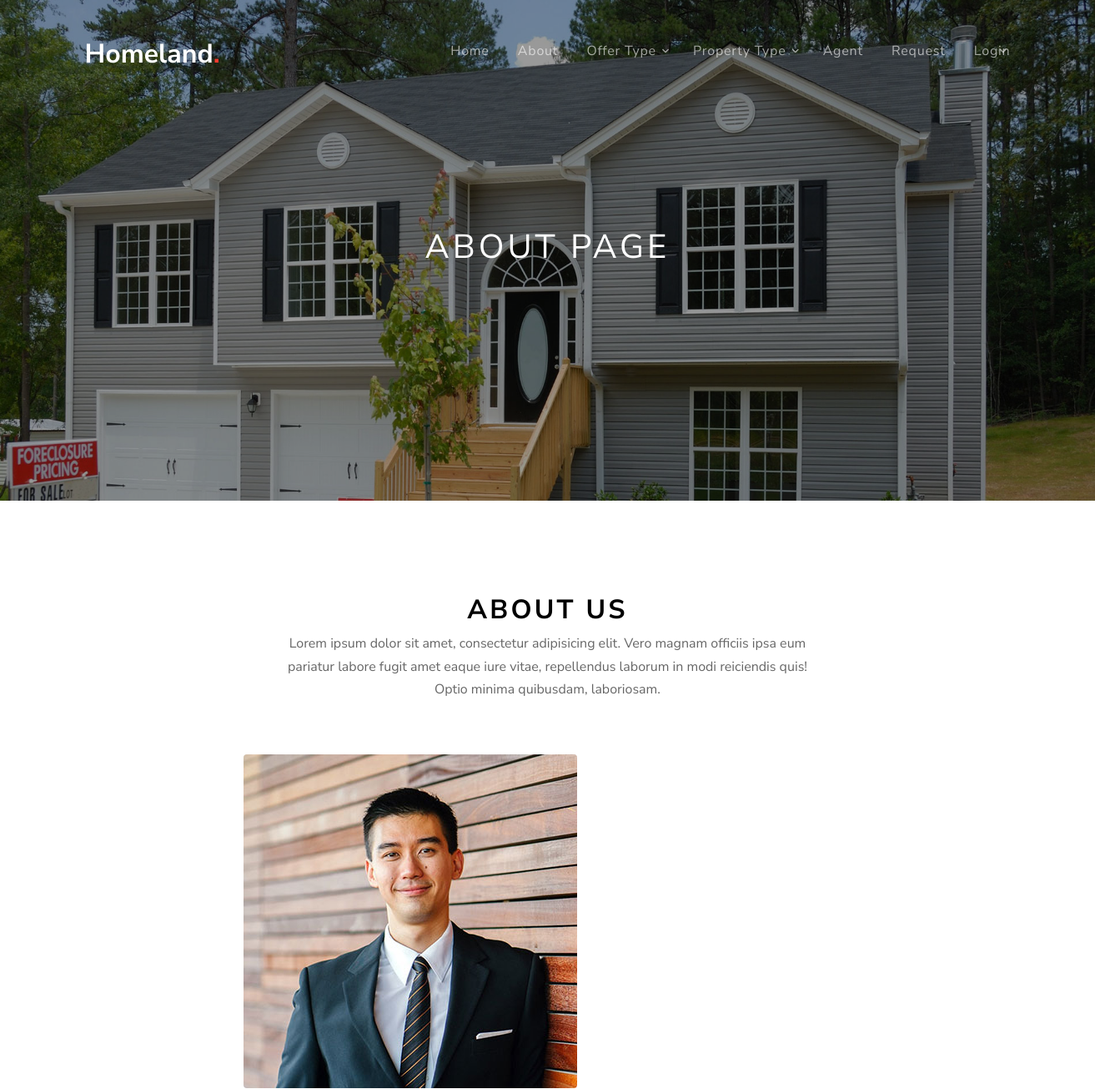
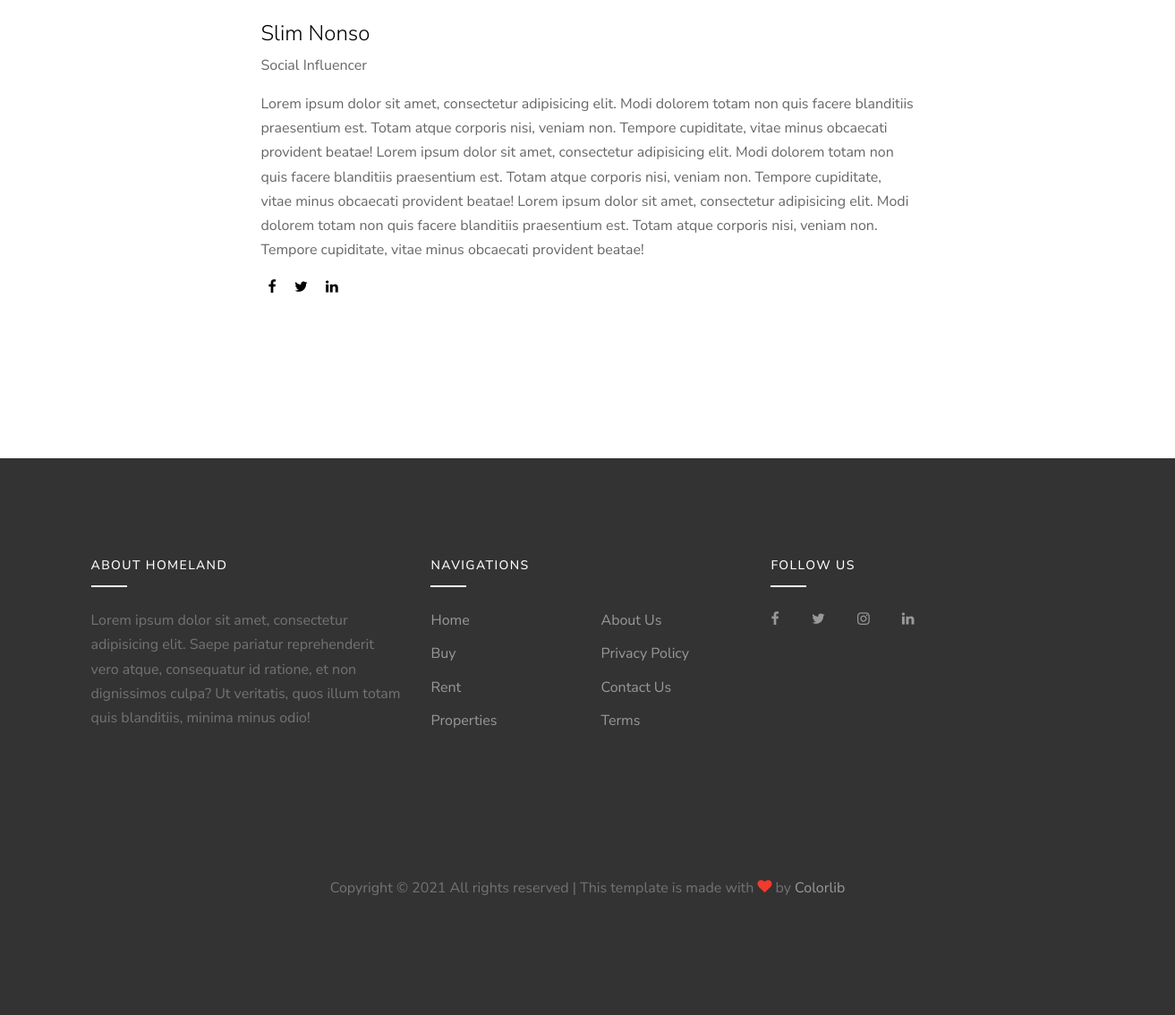
/pages/detail-page/1/, run on the app's committed database (2 pictures, top to bottom).
### public_view/models.py (models this page shows, shortened)
class Team(models.Model):
    name = models.CharField(max_length=50)
    designation = models.CharField(max_length=100, blank=True, null=True)
    profile = models.FileField(blank=True, null=True, upload_to='uploads/propfile/')
    biography = models.TextField()
    def profile_url(self):
        if self.profile:
            return self.profile.url
        else:
            return '/public/images/person_1.jpg'

### public_view/views.py (the view)
# urls.py: path('detail-page/<int:team_id>/', views.team_detail, name='team_detail'),
def team_detail(request, team_id):
     detail = Team.objects.get(id=team_id)
     return render(request, 'public/team-detail.html', {'det':detail})

### templates/public/team-detail.html (shortened to what this page needs)
{% extends 'public/base.html' %}
{% load static %}
{% block content %}
<div class="site-blocks-cover inner-page-cover overlay"
    style="background-image: url({% static 'public/images/hero_bg_2.jpg' %});" data-aos="fade"
    data-stellar-background-ratio="0.5">
    <div class="container">
        <div class="row align-items-center justify-content-center text-center">
            <div class="col-md-10">
                <h1 class="mb-2">About Page</h1>
            </div>
        </div>
    </div>
</div>
<div class="site-section">
    <div class="container">
        <div class="row mb-5 justify-content-center" data-aos="fade-up">
            <div class="col-md-7">
                <div class="site-section-title text-center">
                    <h2>ABOUT US</h2>
                    <p>Lorem ipsum dolor sit amet, consectetur adipisicing elit. Vero magnam officiis ipsa eum pariatur
                        labore fugit amet eaque iure vitae, repellendus laborum in modi reiciendis quis! Optio minima
                        quibusdam, laboriosam.</p>
                </div>
            </div>
        </div>
        <div class="row">
            {% if det %}
                <div class="col-md-8 offset-md-2 col-lg-8 offset-lg-2 mb-5 mb-lg-5" data-aos="fade-up" data-aos-delay="200">
                    <div class="team-member">
                        <img src="{{ det.profile_url }}" alt="Image" class="img-fluid rounded mb-4">
                        <div class="text">
                            <h2 class="mb-2 font-weight-light text-black h4">{{ det.name }}</h2>
                            <span class="d-block mb-3 text-white-opacity-05">{{ det.designation }}</span>
                            <p>
                                {{ det.biography }}
                            </p>
                            <p>
                                <a href="#" class="text-black p-2"><span class="icon-facebook"></span></a>
                                <a href="#" class="text-black p-2"><span class="icon-twitter"></span></a>
                                <a href="#" class="text-black p-2"><span class="icon-linkedin"></span></a>
                            </p>
                        </div>
                    </div>
                </div>
            {% endif %}
        </div>
    </div>
</div>
{% endblock %}

### static/public/css/style.css (style rules this page uses)
body { line-height: 1.7; color: rgba(0, 0, 0, 0.6); font-weight: 400; font-size: 1rem; font-family: "Roboto Mono", SFMono-Regular, Menlo, Monaco, Consolas, "Liberation Mono", "Courier New", monospace; font-family: "Nunito Sans", -apple-system, BlinkMacSystemFont, "Segoe UI", Roboto, "Helvetica Neue", Arial, sans-serif, "Apple Color Emoji", "Segoe UI Emoji", "Segoe UI Symbol", "Noto Color Emoji"; }
a { -webkit-transition: .3s all ease; -o-transition: .3s all ease; transition: .3s all ease; }
.text-black { color: #000 !important; }
.site-section { padding: 3em 0; }
@media (min-width: 768px) { .site-section { padding: 7em 0; } }
.site-blocks-cover { background-size: cover; background-repeat: no-repeat; background-position: top; }
.site-blocks-cover.overlay { position: relative; }
.site-blocks-cover.overlay:before { position: absolute; content: ""; left: 0; bottom: 0; right: 0; top: 0; background: rgba(0, 0, 0, 0.4); }
.site-blocks-cover, .site-blocks-cover .row { min-height: 600px; height: calc(100vh); }
.site-blocks-cover.inner-page-cover, .site-blocks-cover.inner-page-cover .row { min-height: 600px; height: calc(30vh); }
.site-blocks-cover h1 { font-weight: 900; color: #fff; font-weight: normal; letter-spacing: .1em; text-transform: uppercase; }
.site-section-title h2 { text-transform: uppercase; color: #000; font-weight: 700; font-size: 2rem; letter-spacing: .1em; }

### data on the page
Team: profile_url (picture), name "Slim Nonso", designation "Social Influencer", biography "Lorem ipsum dolor sit amet, consectetur adipisicing elit. Modi dolorem totam non quis facere blanditiis praesentium est. Totam atque corporis nisi, veniam non. Tempore cupiditate, vitae minus obcaecati provident beatae! Lorem ipsum dolor sit amet, consectetur adipisicing elit. Modi dolorem totam non quis facere blanditiis praesentium est. Totam atque corporis nisi, veniam non. Tempore cupiditate, vitae minus obcaecati provident beatae! Lorem ipsum dolor sit amet, consectetur adipisicing elit. Modi dolorem totam non quis facere blanditiis praesentium est. Totam atque corporis nisi, veniam non. Tempore cupiditate, vitae minus obcaecati provident beatae!"
